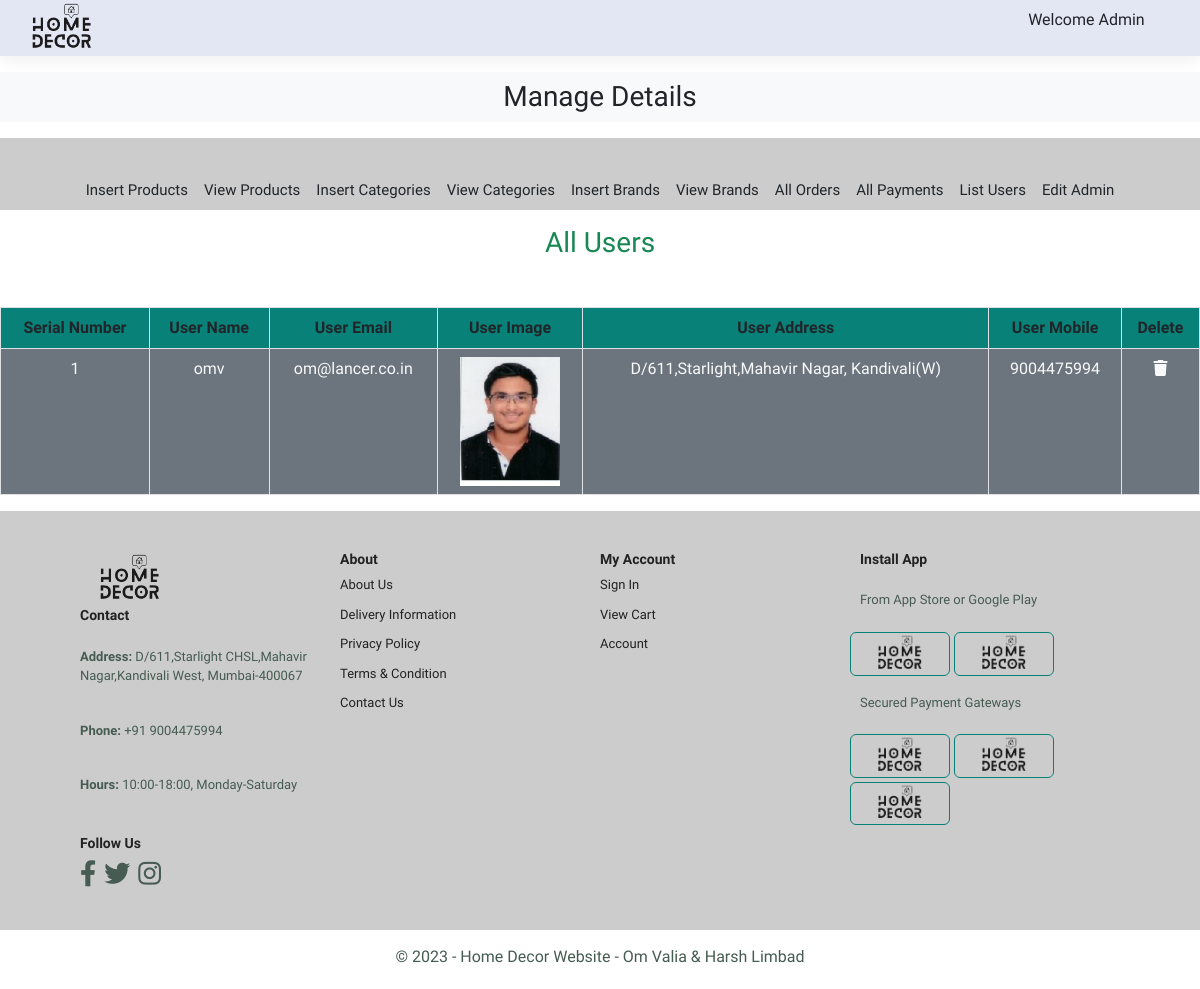
The app's page /admin_area/index.php?list_user with its own data.
### tables this page shows
CREATE TABLE `user_table` (
  `user_id` int(11) NOT NULL,
  `username` varchar(100) NOT NULL,
  `user_email` varchar(100) NOT NULL,
  `user_password` varchar(255) NOT NULL,
  `user_image` varchar(255) NOT NULL,
  `user_ip` varchar(100) NOT NULL,
  `user_address` varchar(255) NOT NULL,
  `user_mobile` varchar(20) NOT NULL,
  `resettoken` varchar(255) DEFAULT NULL,
  `resettokenexpire` date DEFAULT NULL
);

### admin_area/list_user.php (the view, shortened to what this page needs)
<h3 class="text-center text-success">All Users</h3>
<table class="table table-bordered mt-5">
    <thead class="update_user">
        <?php
        $get_user="select * from `user_table`";
        $result=mysqli_query($con,$get_user);
        $row_count=mysqli_num_rows($result);
        if($row_count==0){
            echo"<h2 class='text-danger-danger text-center mt-5'>No user yet</h2>";
        }
        else{
        echo "
        <tr class='text-center'>
        <th>Serial Number</th>
        <th>User Name</th>
        <th>User Email</th>
        <th>User Image</th>
        <th>User Address</th>
        <th>User Mobile</th>
        <th>Delete</th>
    </tr>
    </thead>
    <tbody class='bg-secondary text-light text-center'>
    ";
    $number=0;
    while($row_data=mysqli_fetch_assoc($result)){
        $username=$row_data['username'];
        $user_email=$row_data['user_email'];
        $user_image=$row_data['user_image'];
        $user_address=$row_data['user_address'];
        $user_mobile=$row_data['user_mobile'];
        $number++;
        echo"
        <tr class='text-center'>
        <td>$number</td>
        <td>$username</td>
        <td>$user_email</td>
        <td><img src='../users_area/user_images/$user_image' alt='$username' class='product_img'/></td>
        <td>$user_address</td>
        <td>$user_mobile</td>
        <td><a href='index.php?delete_list_orders' type='button' class='text-light'><i class='fa-solid fa-trash'></i></a></td>
        </tr>
        ";
    }
}
?>
    </tbody>
</table>

### style.css (style rules this page uses)
* { margin: 0; padding: 0; box-sizing: border-box; font-family: 'Spartan', sans-serif; }
.update_user { background: #088178; }
img { width: 100%; }
body { width: 100%; }

### admin_area/index.php (style rules this page uses)
body { overflow-x:hidden; }
.product_img { width:100px; object-fit:contain; }

### records on screen
user_table: username "omv", user_email "om@lancer.co.in", user_image (picture), user_address "D/611,Starlight,Mahavir Nagar, Kandivali(W)", user_mobile "9004475994"
